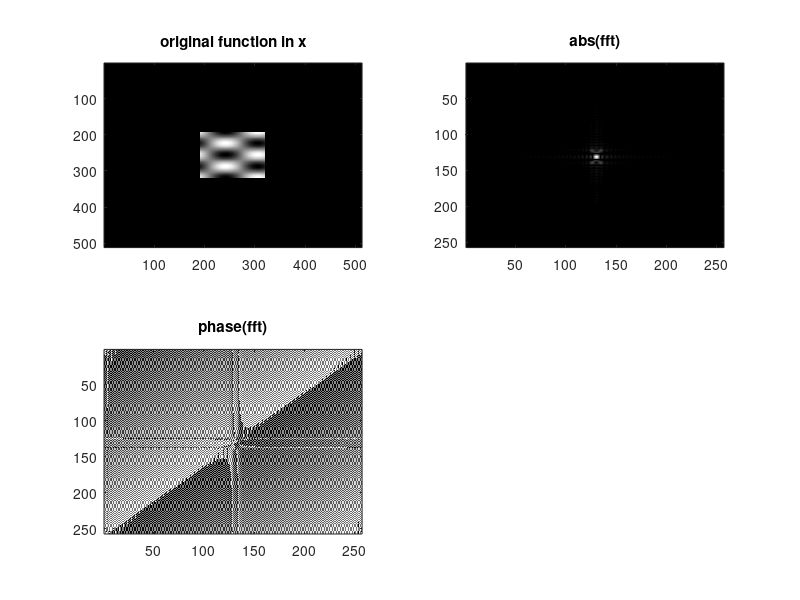
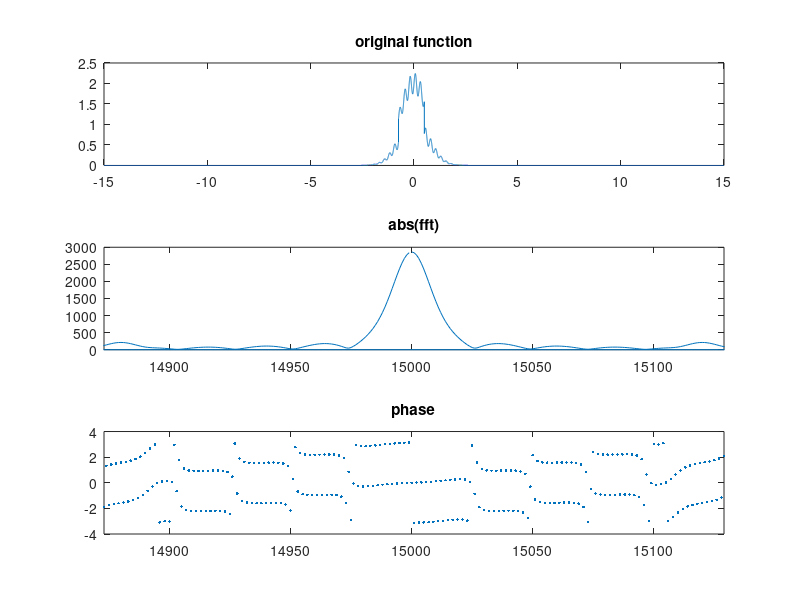

Source code (MATLAB) for these figures, in order:
clear;
figure;
N=512;
n=64;
t=1:2*n+1;
x=zeros(2*n+1); 
x=transpose(cos(2*pi*t/n))*sin(2*pi*0.5*t/n + pi/sqrt(2)); 
y=zeros(N); 
y(N/2+(-n:n),N/2+(-n:n)) = 1+x; 
subplot(2,2,1); 
imagesc(y); colormap('gray');
title('original function in x'); 
subplot(2,2,2); 
w=fft2(y); 
w = w([N/2:N,1:N/2-1],:); 
w=w(:,[N/2:N,1:N/2-1]); 
wcrop = w(N/2+(-2*n:2*n),N/2+(-2*n:2*n)); 
imagesc(abs(wcrop)); colormap('gray');
title('abs(fft)'); 
subplot(2,2,3); 
imagesc(atan2(imag(wcrop),real(wcrop)),[-pi,pi]); colormap('gray');
title('phase(fft)'); 
%colormap('hsv');

figure;
x=-15:0.001:15;
y=exp(-x.^2).*(1 + 0.250*sin(4*2*pi*x) + 1*(x>-0.75 & x<0.5));
subplot(3,1,1);
plot(x,y);
title('original function');
w=fft(y);k=1:length(w);
k=k([floor(length(w)/2):length(w) , 1:floor(length(w)/2)-1]);
subplot(3,1,2);plot(k,abs(w));
xlim(mean(k)+128*[-1,1]); title('abs(fft)');
subplot(3,1,3);
plot(k,atan2(imag(w),real(w)),'.');
xlim(mean(k)+128*[-1,1]);
title('phase');